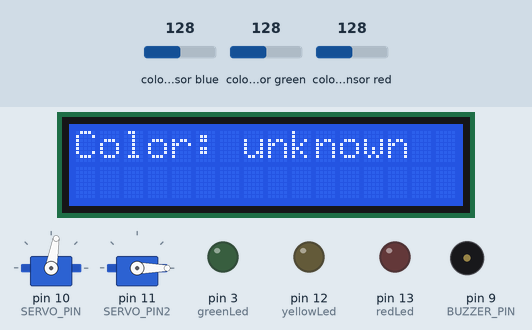
Bench run of a sketch on a simulated Arduino Uno, built with avr-gcc and run on an emulated ATmega328P. Shown: 16×2 character LCD, 2 × servo, output pins drawn as LEDs (lit = HIGH), buzzer (waves = sounding, pin HIGH). Wiring (inferred from the names in the program): TCS3200 colour sensor: output pin 8; S2 pin 6; S3 pin 7; S0 pin 4; S1 pin 5. The test bench sets the inputs (shaded band); at power-on: colour sensor blue 128, colour sensor green 128, colour sensor red 128. Pins used as bus, display or sensor lines are not drawn; what the sketch prints to the serial monitor is not drawn.

Above: at 5.7 s.
At 13.8 s:
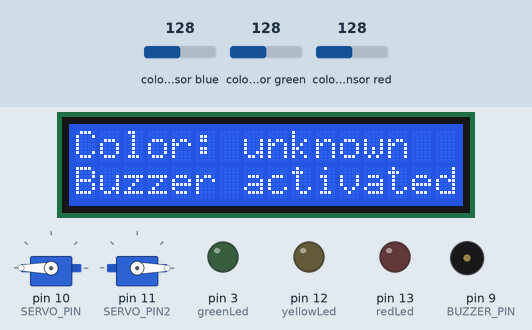
At 21.3 s:
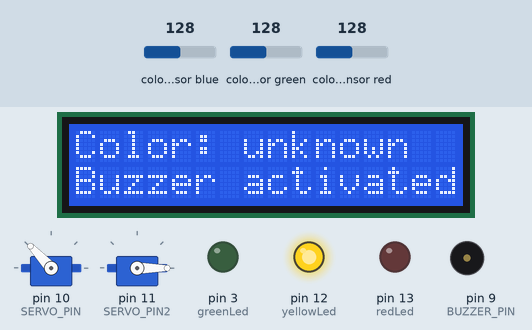
At 24.8 s:
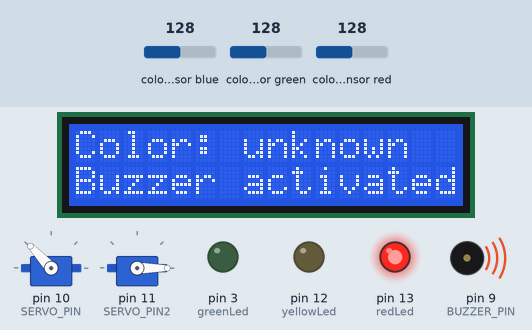
At 29.4 s:
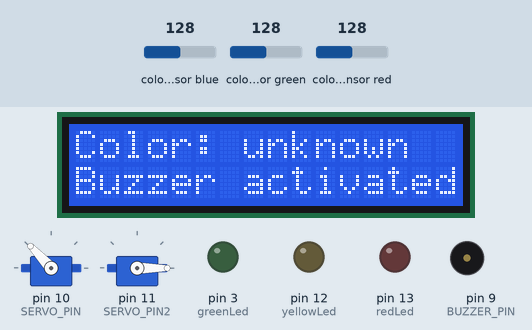
At 38.4 s:
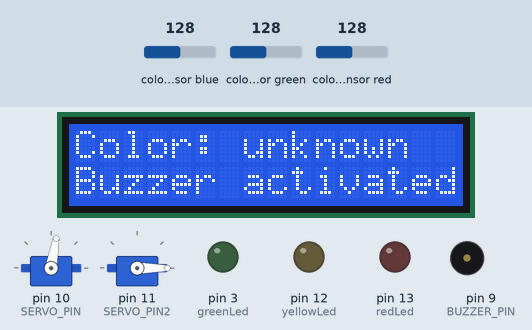
Timing chart, 0 to 40.0 s (numbered marks = the images above):
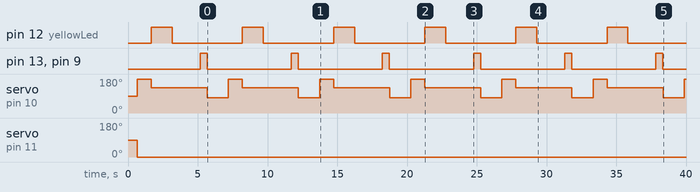

The sketch:

Arduino_MM.ino
```cpp
#include <Arduino.h>
#include <Wire.h> // Required for I2C communication
#include <LiquidCrystal_I2C.h>
#include <Servo.h>

#define S0 4
#define S1 5
#define S2 6
#define S3 7
#define sensorOut 8
#define BUZZER_PIN 9
#define SERVO_PIN 10
#define SERVO_PIN2 11  // İkinci servo için pin tanımı

#define greenLed 3
#define yellowLed 12
#define redLed 13

Servo servo;
Servo servo2;  // İkinci servo tanımı

//Notes pins [4:8] belongs to TCS3200 color sensor.Servo must be connected to one of the PWM(Pulse width modulation) pins which are {3,5,6,9,10,11}

#define I2C_ADDR    0x27
#define LCD_COLUMNS 16
#define LCD_ROWS    2
LiquidCrystal_I2C lcd(I2C_ADDR, LCD_COLUMNS, LCD_ROWS);


int servoAngle = 180;
int servo2Angle = 0;  // İkinci servo için başlangıç açısı

int redValue = 0;
int greenValue = 0;
int blueValue = 0;

int greenCount = 0;
int redCount = 0;
int blueCount = 0;
int orangeCount = 0;
int brownCount = 0;
int yellowCount = 0;
int totalCandy = 0;


void setup() {

  pinMode(S0, OUTPUT);
  pinMode(S1, OUTPUT);
  pinMode(S2, OUTPUT);
  pinMode(S3, OUTPUT);
  pinMode(sensorOut, INPUT);

  pinMode(greenLed , OUTPUT);
  pinMode(yellowLed , OUTPUT);
  pinMode(redLed , OUTPUT);


  lcd.init(); // Initialize the LCD
  lcd.backlight(); // For turning on the backlight

  pinMode(BUZZER_PIN, OUTPUT);
  digitalWrite(BUZZER_PIN, LOW);


  delay(500); // Servo'nun başlangıç pozisyonuna gitmesi için kısa bir süre bekle
  servo.attach(SERVO_PIN);
  servo2.attach(SERVO_PIN2);  // İkinci servoyu bağla
  Serial.begin(9600);

  Serial.begin(9600);
  Serial.println("TCS3200 Renk Sensörü Hazır");

  // Frekans ölçeklendirmeyi %20 olarak ayarla (HIGH, LOW)
  digitalWrite(S0, HIGH);
  digitalWrite(S1, LOW);

  delay(100); // Küçük bir bekleme
  lcd.clear(); // LCD ekranını temizle

}

void loop() {


  servo.write(servoAngle);
  servo2.write(servo2Angle);  // İkinci servoyu başlangıç pozisyonuna getir
  delay(1000);
  servoAngle = 133;
  digitalWrite(yellowLed , HIGH);
  servo.write(servoAngle);
  delay(1500);
  digitalWrite(yellowLed , LOW);


  redValue = readColor('r');
  greenValue = readColor('g');
  blueValue = readColor('b');

  delay(2000); //Must be adjusted.


  String detectedColor = determineColor(redValue, greenValue, blueValue);
  Serial.print("Detected color: ");
  Serial.println(detectedColor);
  Serial.println("--------------------");

  Serial.print("Kaydirak acisi: ");
  Serial.println(servo2Angle);


  if(detectedColor.equals("unknown")){
    digitalWrite(redLed , HIGH);
    digitalWrite(BUZZER_PIN , HIGH);
    delay(500);
    digitalWrite(BUZZER_PIN,  LOW);
    digitalWrite(redLed , LOW);
  } else {
    digitalWrite(greenLed , HIGH);
  }

   // Önceki yazıyı temizle (titreşime neden olabilir, alternatif aşağıda)
  lcd.setCursor(0, 0); // İmleci başa al (ilk satır)
  lcd.print("Color: ");
  lcd.println(detectedColor);
  lcd.setCursor(0, 1);
  //Buralara kaydırağın açısı yazılacak

  if (detectedColor.equals("red")) {
    redCount++;
    lcd.println("Total: " + String(redCount) + " " + detectedColor);
    servo2Angle = 130;
    servo2.write(servo2Angle);
  } else if (detectedColor.equals("orange")) {
    orangeCount++;
    lcd.println("Total: " + String(orangeCount) + " " + detectedColor);
    servo2Angle = 110;
    servo2.write(servo2Angle);
  } else if (detectedColor.equals("yellow")) {
    yellowCount++;
    lcd.println("Total: " + String(yellowCount) + " " + detectedColor);
    servo2Angle = 90;
    servo2.write(servo2Angle);
  } else if (detectedColor.equals("green")) {
    greenCount++;
    lcd.println("Total: " + String(greenCount) + " " + detectedColor);
    servo2Angle = 70;
    servo2.write(servo2Angle);
  } else if (detectedColor.equals("blue")) {
    blueCount++;
    lcd.println("Total: " + String(blueCount) + " " + detectedColor);
    servo2Angle = 50;
    servo2.write(servo2Angle);
  } else if (detectedColor.equals("brown")) {
    brownCount++;
    lcd.println("Total: " + String(brownCount) + " " + detectedColor);
    servo2Angle = 30;
    servo2.write(servo2Angle);
  }

  //Atış işlemine başlama
  servoAngle = 80;
  servo.write(servoAngle);
  delay(500);
  servoAngle = 180; //back to default position
  delay(1000);
  servo2Angle = 0; //back to default position
  servo2.write(servo2Angle);
  Serial.print("Kaydirak acisi: ");
  Serial.println(servo2Angle);

  if(detectedColor.equals("unknown")){
    lcd.setCursor(0, 1);
    lcd.print("Buzzer activated");
  }
  digitalWrite(greenLed , LOW);
}


// Belirtilen renk filtresini seçip frekansı (pulseIn değeri) okuyan fonksiyon
int readColor(char color) {
  switch (color) {
    case 'r': // Red filter
      digitalWrite(S2, LOW);
      digitalWrite(S3, LOW);
      break;
    case 'g': // Green filter
      digitalWrite(S2, HIGH);
      digitalWrite(S3, HIGH);
      break;
    case 'b': // Blue filter
      digitalWrite(S2, LOW);
      digitalWrite(S3, HIGH);
      break;
    default: // No filter
      digitalWrite(S2, HIGH);
      digitalWrite(S3, LOW);
      break;
  }

  delayMicroseconds(150); //Time to wait for the adaptation of the filter.

  // OUT pinindeki sinyalin LOW süresini mikrosaniye cinsinden oku
  // Düşük değer = Yüksek Frekans = Yoğun Renk
  unsigned long pulseDuration = pulseIn(sensorOut, LOW);

  // Eğer pulseIn zaman aşımına uğrarsa (0 dönerse) veya çok yüksekse, makul bir üst sınır ver.
  if (pulseDuration == 0 || pulseDuration > 50000) { // 50000us sınırı deneyerek ayarlanabilir
     return 50000; // Veya başka bir hata/maksimum değer
  }

  return pulseDuration;
}

// Ham R, G, B değerlerine göre rengi belirleyen fonksiyon (KALİBRASYON GEREKLİ!)
String determineColor(int r, int g, int b) {

  // Note: Lower pulseIn value = More aggresive color.

 if ((r >= 70 && r <= 90) && (g >= 100 && g <= 115) && (b >= 70 && b <= 100)) { return "red";}
else if ((r >= 65 && r <= 85) && (g >= 90 && g <= 105) && (b >= 80 && b <= 100)) { return "orange"; }
else if ((r >= 80 && r <= 105) && (g >= 95 && g <= 110) && (b >= 75 && b <= 90)) { return "brown"; }
else if ((r >= 80 && r <= 100) && (g >= 75 && g <= 100) && (b >= 70 && b <= 90)) { return "green"; }
else if ((r >= 80 && r <= 105) && (g >= 80 && g <= 105) && (b >= 50 && b <= 85)) { return "blue"; }
else if ((r >= 50 && r <= 75) && (g >= 60 && g <= 95) && (b >= 65 && b <= 81)) { return "yellow"; }
else { return "unknown"; }
}
```

Measured:
- by itself, pin 12 (yellowLed): alternates HIGH for 1.5 s and LOW for 5.0 s
- by itself, pin 13 (redLed), pin 9 (BUZZER_PIN): alternates HIGH for 0.50 s and LOW for 6.0 s
- by itself, servo on pin 10 (SERVO_PIN): repeats every 6.5 s: 133° 4.0 s, 80° 1.5 s, 180° 1.0 s
- by itself, servo on pin 11 (SERVO_PIN2): 90° → 0° at 0.67 s
- what the display in image 0 shows lasts 1.5 s, from 5.7 s to 7.2 s
